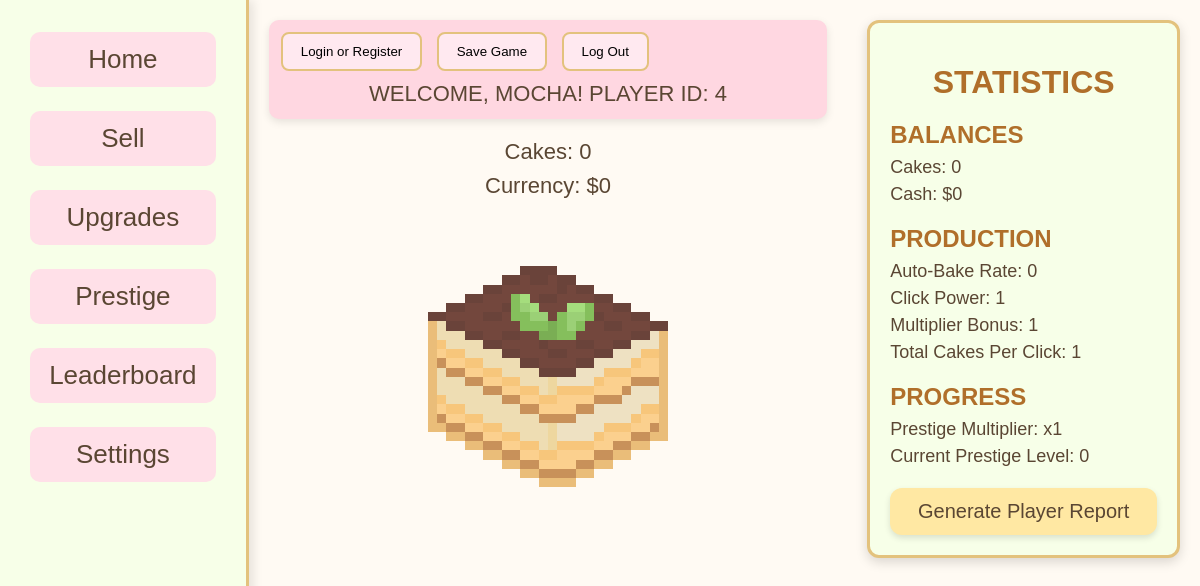
Before: /index.php (signed in) with the older database file.
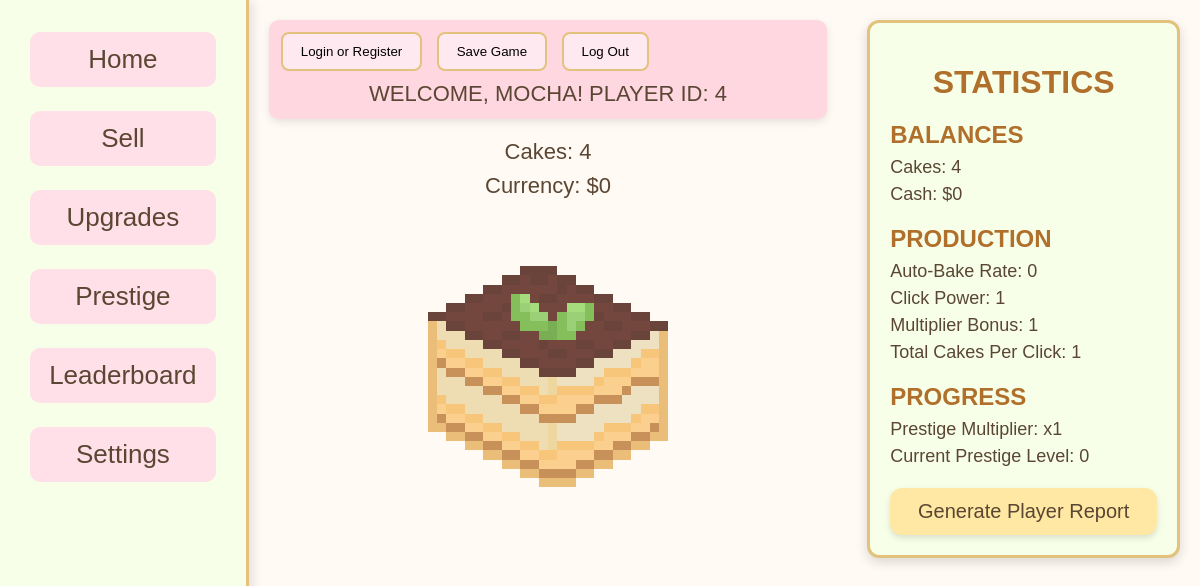
After: the same page with the newer database file.
### tables this page shows
CREATE TABLE "player_save" (
    id INTEGER PRIMARY KEY,
    cakes INTEGER DEFAULT 0,
    currency INTEGER DEFAULT 0, "multiplier" INTEGER DEFAULT 1, clickPower INTEGER DEFAULT 1, cps INTEGER DEFAULT 0, prestige_level INTEGER DEFAULT 0, prestige_multiplier REAL DEFAULT 1, "lifetime" INTEGER DEFAULT 0, "bonus" INTEGER DEFAULT 0, prestige_points INTEGER DEFAULT 0,
    FOREIGN KEY (id) REFERENCES users(id)
);

### index.php (the view, shortened to what this page needs)
<?php
    require_once __DIR__ . '/php/config.php';
    $current_cakes = 0;
    $current_currency = 0;
    if(isset($_SESSION['user_id'])) {
        try {
            $dsn = "sqlite:$db";
            $pdo = new \PDO($dsn);
            $pdo->setAttribute(\PDO::ATTR_ERRMODE, \PDO::ERRMODE_EXCEPTION);
            $stmt = $pdo->prepare("
                SELECT cakes, currency, multiplier, clickPower, cps, bonus, prestige_points, prestige_multiplier, prestige_level
                FROM player_save
                WHERE id = :user_id
            ");
            $stmt->execute([':user_id' => $_SESSION['user_id']]);
            $player_data = $stmt->fetch(\PDO::FETCH_ASSOC);
            if($player_data) {
                $current_cakes = (int)$player_data['cakes'];
                $current_currency = (int)$player_data['currency'];
                $current_multiplier = (int)$player_data['multiplier'];
                $current_clickPower = (int)$player_data['clickPower'];
                $current_cps = (int)$player_data['cps'];
                $current_prestige_multiplier = (float)$player_data['prestige_multiplier'];
                $current_prestige_level = (int)$player_data['prestige_level'];
            }
        } catch (\PDOException $e) {
            echo "Database connection failed: " . $e->getMessage();
        }
    }
?>
<!DOCTYPE html>
    <html lang="en">
    <head>
        <link rel="stylesheet" href="Styles/index.css">
    </head>
    <body>
        <div class="column1">
            <div id="nav">
                <ul>
                    <li><a href="index.php"><button id = "homeButton">Home</button></a></li>
                    <li><a href="sell_cakes.php"><button id = "sellButton">Sell</button></a></li>
                    <li><a href="upgrades.php"><button id = "upgradesButton">Upgrades</button></a></li>
                    <li><a href="prestige.php"><button id = "prestigeButton">Prestige</button></a></li>
                    <li><a href="leaderboard.php"><button id = "leaderboard">Leaderboard</button></a></li>
                    <li><a href="settings.php"><button id = "settingsButton">Settings</button></a></li>
                </ul>
            </div>
        </div>
        <div class="column2">
            <div id="topBar">
                <a href="php/login.php"><button id = "loginButton">Login or Register</button></a>
                <button id="saveButton">Save Game</button>
                <button id = "logOut">Log Out</button>
                <?php
                    if (isset($_SESSION['username'])):
                ?>
                <div class="welcome-message">
                    <?php
                        echo 'WELCOME, ' . strtoupper($_SESSION['username']) . '!';
                        echo ' PLAYER ID: ' . $_SESSION['user_id'];
                    ?>
                </div>
                    <?php else: ?>
                        <div class = "login-message">
                            <p>&#8593 LOG IN OR CREATE ACCOUNT TO PLAY</p>
                        </div>
                    <?php endif; ?>
            </div>
            <div id="currency">
                <ul>
                    <li>Cakes: <span id="clickCount1" data-cake><?php echo isset($current_cakes) ? $current_cakes : 0; ?></span></li>
                    <li>Currency: $<span id="cash"><?php echo isset($current_currency) ? $current_currency : 0; ?></span></li>
                </ul>
            </div>
            <div id="cake">
                <button id="clicker"><img src="Images/Tiramisu.png" alt="Cake"></button>
            </div>
        </div>
        <div class="column3">
            <div id="stats">
                <h1>STATISTICS</h1>
                <h2>BALANCES</h2>
                    <ul>
                        <li>Cakes: <span id="clickCount2" data-cake><?php echo isset($current_cakes) ? $current_cakes : 0; ?></span></li>
                        <li>Cash: $<span id="money"><?php echo isset($current_currency) ? $current_currency : 0; ?></span></li>
                    </ul>
                <h2>PRODUCTION</h2>
                    <ul>
                        <li>Auto-Bake Rate: <?php echo isset($current_cps) ? $current_cps : 0; ?></li>
                        <li>Click Power: <?php echo isset($current_clickPower) ? $current_clickPower : 0;?></li>
                        <li>Multiplier Bonus: <?php echo isset($current_multiplier) ? $current_multiplier : 0; ?></li>
                        <li>Total Cakes Per Click: <?php echo isset($current_clickPower) ? $current_clickPower * $current_multiplier * $current_prestige_multiplier : 0;?></li>
                    </ul>
                <h2>PROGRESS</h2>
                    <ul>
                        <li>Prestige Multiplier: x<?php echo $current_prestige_multiplier ?? 0; ?></li>
                        <li>Current Prestige Level: <?php echo $current_prestige_level ?? 0; ?></li>
                    </ul>
                <button id="playerReport"><a href="player_report.php">Generate Player Report</a></button>
        </div>
    </body>
</html>

### Styles/index.css (style rules this page uses)
:root { --cream: #fffaf3; --mint: #f7ffe8; --orange: #f2b05e; --orange-light: #e3c27d; --brown: #5a4633; --pink: #ffe0e8; --pink-dark: #ffccd8; --peach: #ffb88c; --shadow-soft: 0 3px 6px rgba(0,0,0,0.15); --shadow-medium: 0 4px 12px rgba(0,0,0,0.15); }
html, body { margin: 0; padding: 0; height: 100%; background-color: #fffaf3; font-family: 'Trebuchet MS', sans-serif; color: #5a4633; }
body { display: flex; flex-direction: row; min-height: 100vh; }
.column1 { width: 22%; background-color: #f7ffe8; border-right: 3px solid #e3c27d; padding-top: 20px; box-shadow: 4px 0 10px rgba(0,0,0,0.1); }
#nav ul { list-style: none; padding: 0; margin: 0; }
#nav ul li { padding: 12px 30px; }
#nav ul li button { width: 100%; font-size: 26px; padding: 12px; border-radius: 10px; border: none; background-color: #ffe0e8; color: #5a4633; cursor: pointer; transition: 0.2s ease; }
.column2 { width: 50%; padding: 20px; }
#topBar { background-color: #ffd7e1; padding: 12px; border-radius: 10px; margin-bottom: 20px; box-shadow: 0 3px 8px rgba(0,0,0,0.1); }
#topBar button { background-color: #ffe9f0; border: 2px solid #e3c27d; padding: 10px 18px; border-radius: 8px; margin-right: 10px; cursor: pointer; transition: 0.2s ease; }
.welcome-message { text-align: center; font-size: 22px; color: #5a4633; margin-top: 10px; }
#currency ul { list-style: none; padding: 0; margin: 0; font-size: 22px; text-align: center; }
#currency ul li { margin: 8px 0; }
#cake button { display: block; margin: 20px auto; width: 55%; background: none; border: none; cursor: pointer; }
#cake button img { width: 100%; transition: 0.15s ease; image-rendering: pixelated; animation: cakePulse 1.4s ease-in-out infinite; }
.column3 { width: 28%; padding: 20px; }
#stats { background-color: #f7ffe8; border: 3px solid #e3c27d; border-radius: 12px; padding: 20px; box-shadow: 0 4px 12px rgba(0,0,0,0.15); }
#stats h1 { text-align: center; margin-bottom: 15px; color: #b06f2a; }
#stats h2 { margin-top: 20px; margin-bottom: 8px; color: #b06f2a; }
#stats ul { list-style: none; padding: 0; margin: 0; }
#stats ul li { margin: 6px 0; font-size: 18px; }
#playerReport { background-color: #ffe8a3; padding: 12px 22px; font-size: 20px; border: none; border-radius: 12px; cursor: pointer; transition: 0.25s ease; width: 100%; margin-top: 15px; text-align: center; box-shadow: 0 3px 6px rgba(0,0,0,0.12); }
#playerReport a { color: #5a4633; text-decoration: none; display: block; width: 100%; height: 100%; }

Changed rows visible on the page:
changed player_save: cakes "0" → "4"
